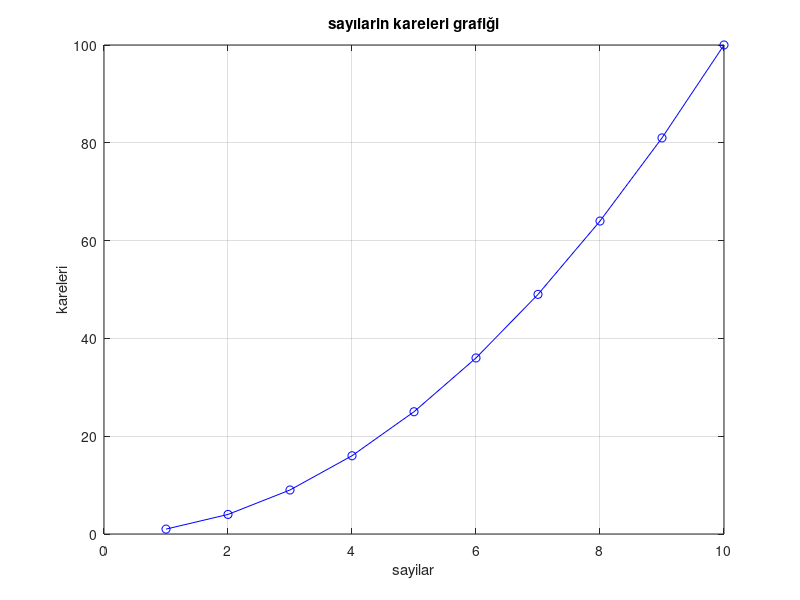

This chart was generated by the following MATLAB code:
% Senaryo: 1'den 10'a kadar olan sayıları bir vektöre atayacağız. Sonra bu sayıların hepsinin karesini tek bir komutla
%  hesaplayıp ekrana yazdıracağız.

sayilar=1:10;  
kareler=sayilar.^2;

fprintf("***sayı | karesi ****");

for i=1:length(sayilar)
    fprintf( '%2d | %3d ',sayilar(i),kareler(i));
  
end
plot(sayilar,kareler, 'b-o'); 
title('sayılarin kareleri grafiği'); 
xlabel('sayilar'); 
ylabel('kareleri'); 
grid on; 
